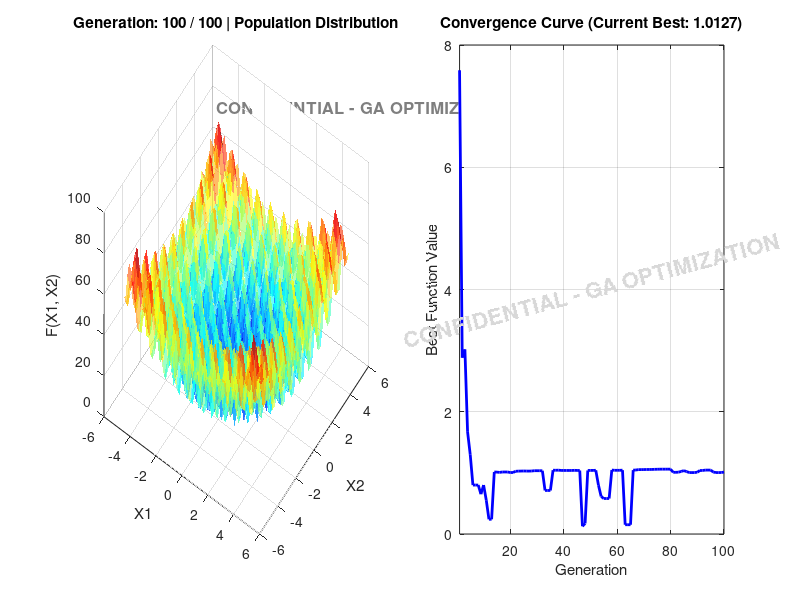

Source code (MATLAB):
function standard_ga_optimization()
    clear; clc; close all;
    
    %% ================== Watermark Configuration ==================
    % !! Modify your watermark text here !!
    watermark_text = 'CONFIDENTIAL - GA OPTIMIZATION'; 
    
    %% ================== 1. Genetic Algorithm Parameter Settings ==================
    pop_size = 80;         % Population size (number of individuals)
    chrom_length = 2;      % Chromosome length (number of variables: x1, x2)
    max_gen = 100;         % Maximum number of generations
    pc = 0.8;              % Crossover rate
    pm = 0.05;             % Mutation rate
    
    % Variable bounds [lower_bound, upper_bound]
    lb = -5.12; 
    ub = 5.12;
    
    %% ================== 2. Initialize Population ==================
    % Randomly generate a real-coded population within the defined bounds
    pop = lb + (ub - lb) * rand(pop_size, chrom_length);
    
    % Record the best and mean fitness of each generation for plotting
    best_fitness_history = zeros(1, max_gen);
    mean_fitness_history = zeros(1, max_gen);
    
    % Create visualization window
    figure('Name', 'Genetic Algorithm Optimization Live', 'Color', 'w', 'Position', [200 100 1200 550]);
    
    %% ================== 3. Genetic Algorithm Main Loop ==================
    for gen = 1:max_gen
        
        % --- A. Fitness Evaluation ---
        % For minimization problems: fitness = 1 / (objective_value + offset)
        % Lower objective value leads to higher fitness score
        obj_values = r_function(pop(:,1), pop(:,2));
        fitness = 1 ./ (obj_values + 1.0); 
        
        % Record current generation data
        [best_fit, best_idx] = max(fitness);
        best_solution = pop(best_idx, :);
        best_obj_val = obj_values(best_idx);
        
        best_fitness_history(gen) = best_obj_val;
        mean_fitness_history(gen) = mean(obj_values);
        
        % --- B. Selection Operation (Roulette Wheel Selection) ---
        fit_sum = sum(fitness);
        prob = fitness / fit_sum;      % Selection probability for each individual
        cum_prob = cumsum(prob);       % Cumulative probability roulette wheel
        
        new_pop = zeros(size(pop));
        for i = 1:pop_size
            r = rand();
            idx = find(cum_prob >= r, 1, 'first');
            new_pop(i, :) = pop(idx, :);
        end
        pop = new_pop;
        
        % --- C. Crossover Operation (Arithmetic Crossover) ---
        for i = 1:2:pop_size-1
            if rand() < pc
                % Randomly choose a crossover weight alpha
                alpha = rand();
                parent1 = pop(i, :);
                parent2 = pop(i+1, :);
                % Linear recombination
                pop(i, :) = alpha * parent1 + (1 - alpha) * parent2;
                pop(i+1, :) = (1 - alpha) * parent1 + alpha * parent2;
            end
        end
        
        % --- D. Mutation Operation (Uniform Mutation) ---
        for i = 1:pop_size
            for j = 1:chrom_length
                if rand() < pm
                    % Mutate randomly within bounds
                    pop(i, j) = lb + (ub - lb) * rand();
                end
            end
        end
        
        % Boundary Check Protection (Prevent mutation from exceeding the domain)
        pop(pop < lb) = lb;
        pop(pop > ub) = ub;
        
        % --- E. Live Animation Rendering ---
        if mod(gen, 2) == 0 || gen == 1
            % Pass lb and ub boundaries into the plotting function
            draw_plots(pop, gen, max_gen, best_solution, best_obj_val, best_fitness_history, watermark_text, lb, ub);
        end
    end
    
    %% ================== 4. Final Results Printing ==================
    fprintf('\n==============================================================\n');
    fprintf('  WATERMARK: [%s]\n', watermark_text);
    fprintf('================== GA Optimization Finished ==================\n');
    fprintf('Optimal Coordinates found: X1 = %.6f, X2 = %.6f\n', best_solution(1), best_solution(2));
    fprintf('Minimum Function Value (Global Best): %.6f\n', best_obj_val);
    fprintf('Theoretical Minimum is 0.000000 at (0,0)\n');
    fprintf('==============================================================\n');
end

%% ================== Subfunction: Rastrigin Objective Function ==================
function z = r_function(x1, x2)
    z = 20 + (x1.^2 - 10*cos(2*pi*x1)) + (x2.^2 - 10*cos(2*pi*x2));
end

%% ================== Subfunction: Dynamic Plotting ==================
% Function interface extended to accept lb and ub boundaries
function draw_plots(pop, gen, max_gen, best_sol, best_val, history, txt, lb, ub)
    clf;
    
    % ---- Left Subplot: 3D Landscape & Population Distribution ----
    subplot(1, 2, 1);
    [X, Y] = meshgrid(linspace(lb, ub, 50)); % Hardcoded limits replaced with lb and ub variables
    Z = 20 + (X.^2 - 10*cos(2*pi*X)) + (Y.^2 - 10*cos(2*pi*Y));
    surf(X, Y, Z, 'EdgeColor', 'none', 'FaceAlpha', 0.6);
    colormap('jet'); hold on;
    
    % Calculate the elevation of current population
    pop_z = 20 + (pop(:,1).^2 - 10*cos(2*pi*pop(:,1))) + (pop(:,2).^2 - 10*cos(2*pi*pop(:,2)));
    % Plot regular individuals currently searching (red scatter points)
    scatter3(pop(:,1), pop(:,2), pop_z, 25, 'r', 'filled');
    % Plot the best individual of current generation (large green pentagram)
    best_z = 20 + (best_sol(1)^2 - 10*cos(2*pi*best_sol(1))) + (best_sol(2)^2 - 10*cos(2*pi*best_sol(2)));
    plot3(best_sol(1), best_sol(2), best_z, 'gp', 'MarkerSize', 15, 'MarkerFaceColor', 'g');
    
    view(35, 45); grid on;
    xlabel('X1'); ylabel('X2'); zlabel('F(X1, X2)');
    title(sprintf('Generation: %d / %d | Population Distribution', gen, max_gen));
    
    % [Watermark for Left Plot] - Dynamically adapts to lb and ub values
    text(lb, ub, 80, txt, 'FontSize', 12, 'FontWeight', 'bold', ...
         'Color', [0.5 0.5 0.5], 'HorizontalAlignment', 'left', 'Clipping', 'off');
    
    % ---- Right Subplot: Convergence Curve ----
    subplot(1, 2, 2);
    plot(1:gen, history(1:gen), 'b-', 'LineWidth', 2);
    grid on;
    xlabel('Generation'); ylabel('Best Function Value');
    title(sprintf('Convergence Curve (Current Best: %.4f)', best_val));
    xlim([1 max_gen]);
    
    % [Watermark for Right Plot] - Semi-transparent looking text at the center
    xl = xlim; yl = ylim;
    text(xl(1) + (xl(2)-xl(1))*0.5, yl(1) + (yl(2)-yl(1))*0.5, txt, ...
         'FontSize', 16, 'FontWeight', 'bold', 'Color', [0.85 0.85 0.85], ...
         'HorizontalAlignment', 'center', 'VerticalAlignment', 'middle', 'Rotation', 15);
    
    drawnow;
end
